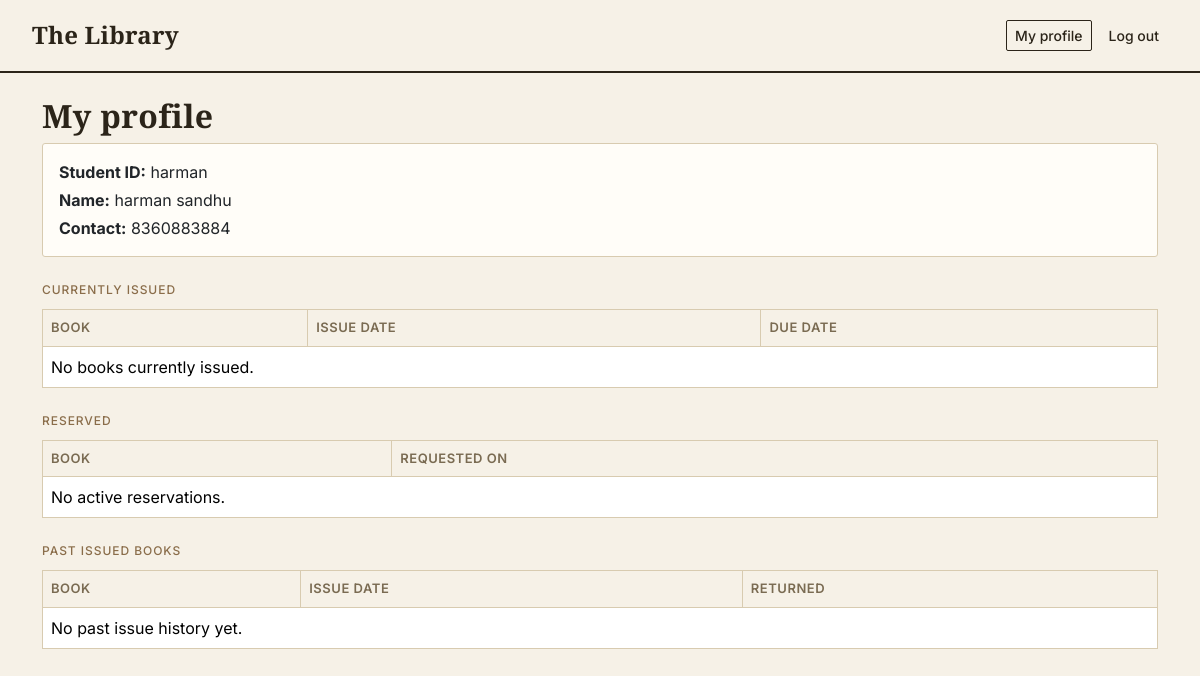
Page /miniapp/profile/ (signed in) on the earlier database version.
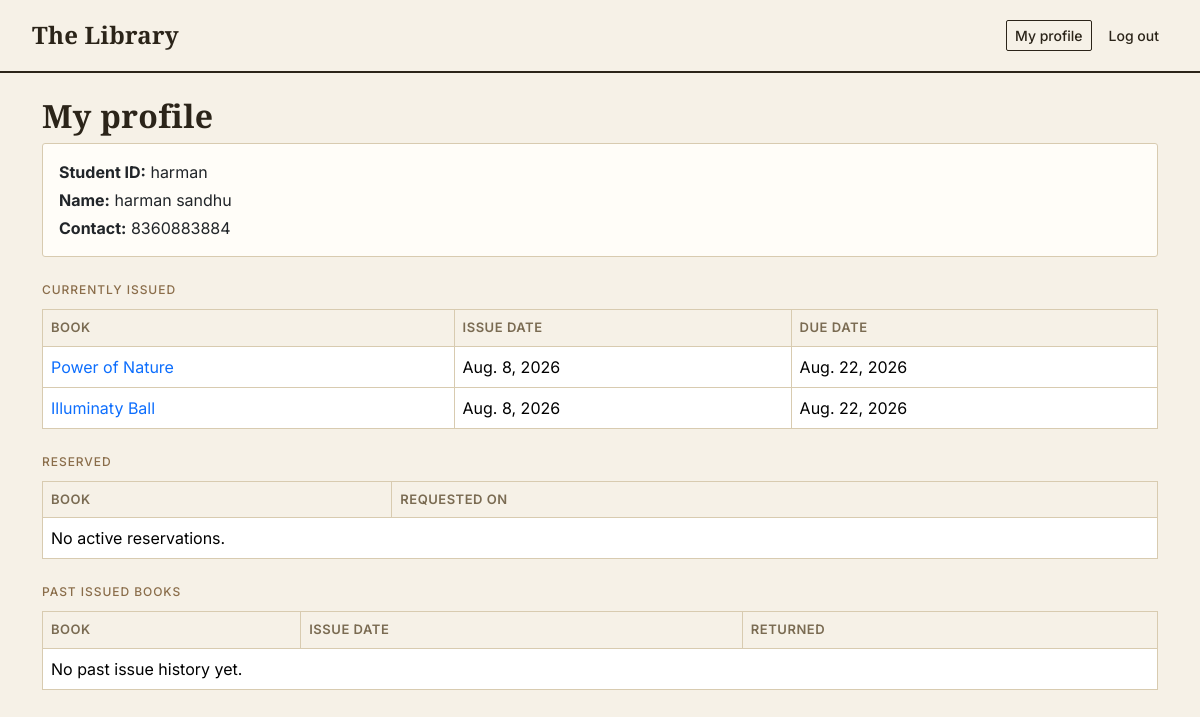
Same page on the later database version.
### miniapp/models.py (models this page shows, shortened)
class IssueRecord(models.Model):
    STATUS_CHOICES = [
        ('requested', 'Requested'),   # student asked to issue, awaiting librarian approval
        ('reserved', 'Reserved'),     # student reserved an unavailable book
        ('issued', 'Issued'),         # librarian approved and handed over a copy
        ('returned', 'Returned'),     # book has been returned
        ('rejected', 'Rejected'),     # librarian declined the request
    ]
    user = models.ForeignKey(User, on_delete=models.CASCADE, related_name='issue_records')
    book = models.ForeignKey(Book, on_delete=models.CASCADE, related_name='issue_records')
    copy = models.ForeignKey(
        BookCopy, on_delete=models.SET_NULL, null=True, blank=True,
        related_name='issue_records',
        help_text='Assigned once the librarian approves and hands over a specific copy'
    )
    status = models.CharField(max_length=10, choices=STATUS_CHOICES, default='requested')
    requested_at = models.DateTimeField(auto_now_add=True)
    issue_date = models.DateField(null=True, blank=True)
    due_date = models.DateField(null=True, blank=True)
    return_date = models.DateField(null=True, blank=True)
    class Meta:
        ordering = ['-requested_at']

class Book(models.Model):
    title = models.CharField(max_length=200)
    author = models.CharField(max_length=200)
    isbn = models.CharField(max_length=13, unique=True)
    pages = models.IntegerField()
    summary = models.TextField(null=True, blank=True)
    photo = models.ImageField(upload_to='books/', null=True, blank=True)
    category = models.CharField(max_length=100, blank=True)
    shelf_location = models.CharField(max_length=50, blank=True)
    created_at = models.DateTimeField(auto_now_add=True)
    update_at = models.DateTimeField(auto_now_add=True)

### miniapp/views.py (the view)
# urls.py: path('profile/', views.profile, name='profile'),
@login_required
def profile(request):
    student = get_object_or_404(Student, user=request.user)
    records = IssueRecord.objects.filter(user=request.user)
    current_issued = records.filter(status='issued')
    past_issued = records.filter(status='returned')
    reserved = records.filter(status='reserved')
    return render(request, 'profile.html', {
        'student': student,
        'current_issued': current_issued,
        'past_issued': past_issued,
        'reserved': reserved,
    })

### miniapp/context_processors.py (called while the page is built, shortened)
def librarian_stats(request):
    return {}

### miniapp/templates/profile.html (shortened to what this page needs)
{% extends "layout.html" %}
{% block content %}
<h2 class="serif">My profile</h2>
<div class="card mb-4">
    <div class="card-body">
        <p class="mb-1"><strong>Student ID:</strong> {{ student.student_id }}</p>
        <p class="mb-1"><strong>Name:</strong> {{ student.full_name }}</p>
        <p class="mb-0"><strong>Contact:</strong> {{ student.contact|default:"—" }}</p>
    </div>
</div>
<div class="eyebrow">Currently issued</div>
<table class="table table-bordered mb-4">
    <tr><th>Book</th><th>Issue date</th><th>Due date</th></tr>
    {% for record in current_issued %}
    <tr>
        <td><a href="{% url 'book_detail' id=record.book.id %}" class="text-decoration-none">{{ record.book.title }}</a></td>
        <td>{{ record.issue_date }}</td>
        <td>{{ record.due_date }}</td>
    </tr>
    {% empty %}
    <tr><td colspan="3">No books currently issued.</td></tr>
    {% endfor %}
</table>
<div class="eyebrow">Reserved</div>
<table class="table table-bordered mb-4">
    <tr><th>Book</th><th>Requested on</th></tr>
    {% for record in reserved %}
    <tr>
        <td><a href="{% url 'book_detail' id=record.book.id %}" class="text-decoration-none">{{ record.book.title }}</a></td>
        <td>{{ record.requested_at }}</td>
    </tr>
    {% empty %}
    <tr><td colspan="2">No active reservations.</td></tr>
    {% endfor %}
</table>
<div class="eyebrow">Past issued books</div>
<table class="table table-bordered">
    <tr><th>Book</th><th>Issue date</th><th>Returned</th></tr>
    {% for record in past_issued %}
    <tr>
        <td>{{ record.book.title }}</td>
        <td>{{ record.issue_date }}</td>
        <td>{{ record.return_date }}</td>
    </tr>
    {% empty %}
    <tr><td colspan="3">No past issue history yet.</td></tr>
    {% endfor %}
</table>
{% endblock %}

Differences in the rows shown:
added IssueRecord: book "Power of Nature", issue_date "Aug. 8, 2026", due_date "Aug. 22, 2026"
added IssueRecord: book "Illuminaty Ball", issue_date "Aug. 8, 2026", due_date "Aug. 22, 2026"
Other differences:
text no longer shown: "No books currently issued."
